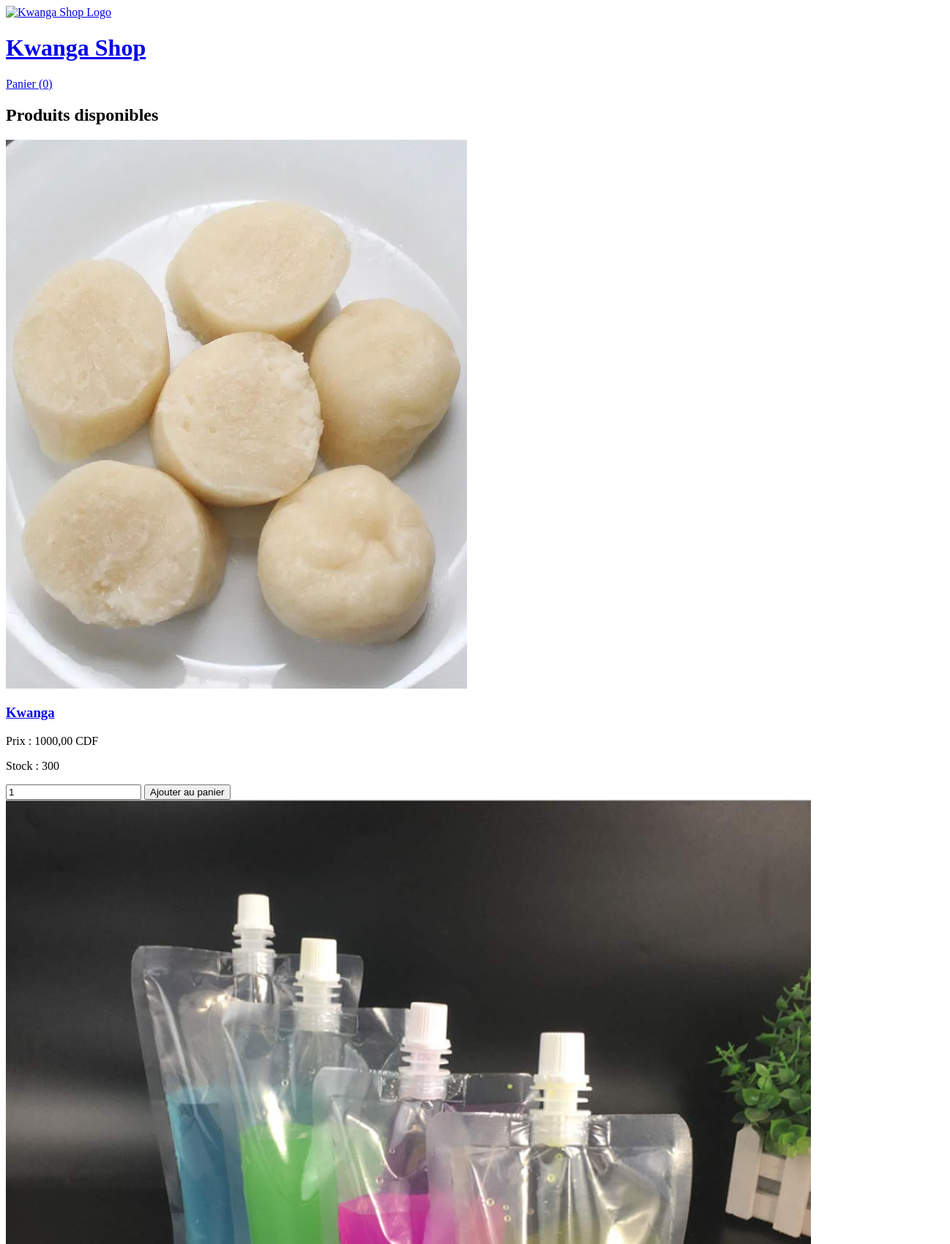
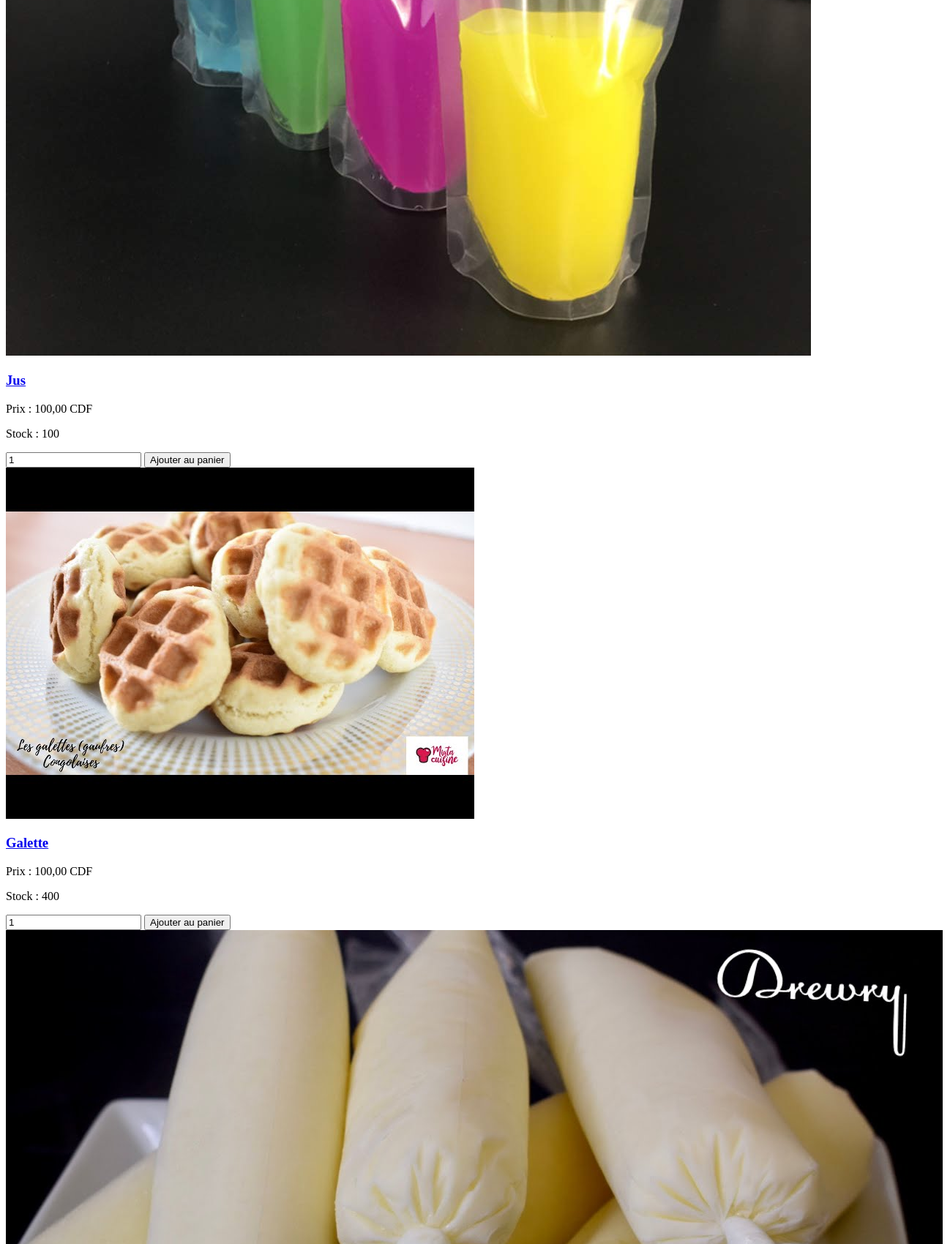
The page / (upper part) on the database its author committed (2 pictures, top to bottom).
### ventes/models.py (models this page shows, shortened)
class Produit(models.Model):
    nom = models.CharField("Nom du produit", max_length=200)
    slug = models.SlugField("Identifiant URL", max_length=200, unique=True)
    description = models.TextField("Description", blank=True)
    prix = models.DecimalField("Prix (CDF)", max_digits=10, decimal_places=2)
    stock = models.PositiveIntegerField("Quantité en stock", default=0)
    image = models.ImageField("Image", upload_to='produits/', null=True, blank=True)
    est_actif = models.BooleanField("Disponible", default=True)
    cree_le = models.DateTimeField("Date d'ajout", auto_now_add=True)
    class Meta:
        ordering = ['-cree_le']
        verbose_name = "Produit"
        verbose_name_plural = "Produits"
    def get_absolute_url(self):
        return reverse('detail_produit', args=[self.slug])

### ventes/views.py (the view)
# urls.py: path('', views.liste_produits, name='liste_produits'),
def liste_produits(request):
    produits = Produit.objects.filter(est_actif=True)
    return render(request, 'ventes/product_list.html', {'products': produits})

### ventes/context_processors.py (called while the page is built)
def cart_item_count(request):
    cart = request.session.get('cart', {})
    total = sum(cart.values()) if isinstance(cart, dict) else 0
    return {'cart_item_count': total}

### ventes/templates/ventes/product_list.html (shortened to what this page needs)
{% extends "ventes/base.html" %}
{% block content %}
<h2>Produits disponibles</h2>
<div class="produits">
    {% for product in products %}
        <div class="carte-produit">
            <a href="{{ product.get_absolute_url }}">
                {% if product.image %}
                    <img src="{{ product.image.url }}" alt="{{ product.nom }}" class="product-image">
                {% endif %}
                <h3>{{ product.nom }}</h3>
            </a>
            <p class="price">Prix : {{ product.prix }} CDF</p>
            <p class="stock">Stock : {{ product.stock }}</p>
            <form action="{% url 'ajouter_au_panier' product.id %}" method="post">
                <input type="number" name="quantite" value="1" min="1">
                <button type="submit" class="btn btn-primary">Ajouter au panier</button>
            </form>
        </div>
    {% empty %}
        <p>Aucun produit disponible pour le moment.</p>
    {% endfor %}
</div>
{% endblock %}

### rows shown on the page
Produit: image (picture), nom "Kwanga", prix "1000,00", stock "300"
Produit: image (picture), nom "Jus", prix "100,00", stock "100"
Produit: image (placeholder picture), nom "Galette", prix "100,00", stock "400"
Produit: image (placeholder picture)

### other values the page prints
{{ cart_item_count|default:0 }} "0"
